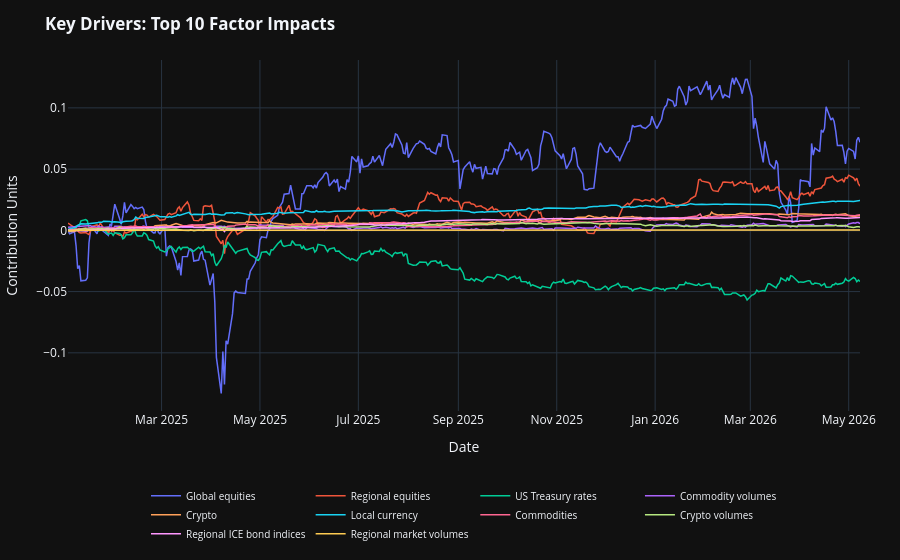

Write notebook code for a chart like this one.
### Code cell
def get_drivers_chart(attrib, factor_name_map):
    # Remove the Drift/Intercept before calculating top drivers
    block_contrib = attrib["block_contrib"].copy()
    
    top_factors = (
        block_contrib.abs()
        .mean()
        .sort_values(ascending=False)
        .head(10)
        .index.tolist()
    )
    
    cum_top = block_contrib[top_factors].cumsum()

    fig = go.Figure()
    for col in top_factors:
        fig.add_trace(go.Scatter(
            x=cum_top.index, 
            y=cum_top[col], 
            name=factor_name_map.get(col, col),
            mode="lines", 
            line=dict(width=1.5)
        ))

    fig.update_layout(
        template="plotly_dark",
        title="<b>Key Drivers: Top 10 Factor Impacts</b>",
        xaxis_title="Date",
        yaxis_title="Contribution Units",
        hovermode="x unified",
        # Move legend to bottom to avoid covering the lines
        legend=dict(
            orientation="h",
            yanchor="top",
            y=-0.2,
            xanchor="center",
            x=0.5,
            font=dict(size=10)
        ),
        margin=dict(l=40, r=40, t=60, b=100)
    )
    return fig

get_drivers_chart(attrib, factor_name_map).show()

### Figure 1 — Plotly figure (JSON) as saved in the notebook; plotly's stock layout.template omitted (floating-point values rounded to 4 significant figures; data arrays with more than 128 entries replaced by an {"elided": "..."} marker saying what was removed)
{"data": [{"line": {"width": 1.5}, "mode": "lines", "name": "Global equities", "type": "scatter", "x": {"elided": "348 str values"}, "y": {"elided": "348 float values"}}, {"line": {"width": 1.5}, "mode": "lines", "name": "Regional equities", "type": "scatter", "x": {"elided": "348 str values"}, "y": {"elided": "348 float values"}}, {"line": {"width": 1.5}, "mode": "lines", "name": "US Treasury rates", "type": "scatter", "x": {"elided": "348 str values"}, "y": {"elided": "348 float values"}}, {"line": {"width": 1.5}, "mode": "lines", "name": "Commodity volumes", "type": "scatter", "x": {"elided": "348 str values"}, "y": {"elided": "348 float values"}}, {"line": {"width": 1.5}, "mode": "lines", "name": "Crypto", "type": "scatter", "x": {"elided": "348 str values"}, "y": {"elided": "348 float values"}}, {"line": {"width": 1.5}, "mode": "lines", "name": "Local currency", "type": "scatter", "x": {"elided": "348 str values"}, "y": {"elided": "348 float values"}}, {"line": {"width": 1.5}, "mode": "lines", "name": "Commodities", "type": "scatter", "x": {"elided": "348 str values"}, "y": {"elided": "348 float values"}}, {"line": {"width": 1.5}, "mode": "lines", "name": "Crypto volumes", "type": "scatter", "x": {"elided": "348 str values"}, "y": {"elided": "348 float values"}}, {"line": {"width": 1.5}, "mode": "lines", "name": "Regional ICE bond indices", "type": "scatter", "x": {"elided": "348 str values"}, "y": {"elided": "348 float values"}}, {"line": {"width": 1.5}, "mode": "lines", "name": "Regional market volumes", "type": "scatter", "x": {"elided": "348 str values"}, "y": {"elided": "348 float values"}}], "layout": {"autosize": true, "hovermode": "x unified", "legend": {"font": {"size": 10}, "orientation": "h", "x": 0.5, "xanchor": "center", "y": -0.2, "yanchor": "top"}, "margin": {"b": 100, "l": 40, "r": 40, "t": 60}, "title": {"text": "<b>Key Drivers: Top 10 Factor Impacts</b>"}, "xaxis": {"autorange": true, "range": ["2025-01-02", "2026-05-08"], "title": {"text": "Date"}, "type": "date"}, "yaxis": {"autorange": true, "range": [-0.1475, 0.1391], "title": {"text": "Contribution Units"}, "type": "linear"}}}
